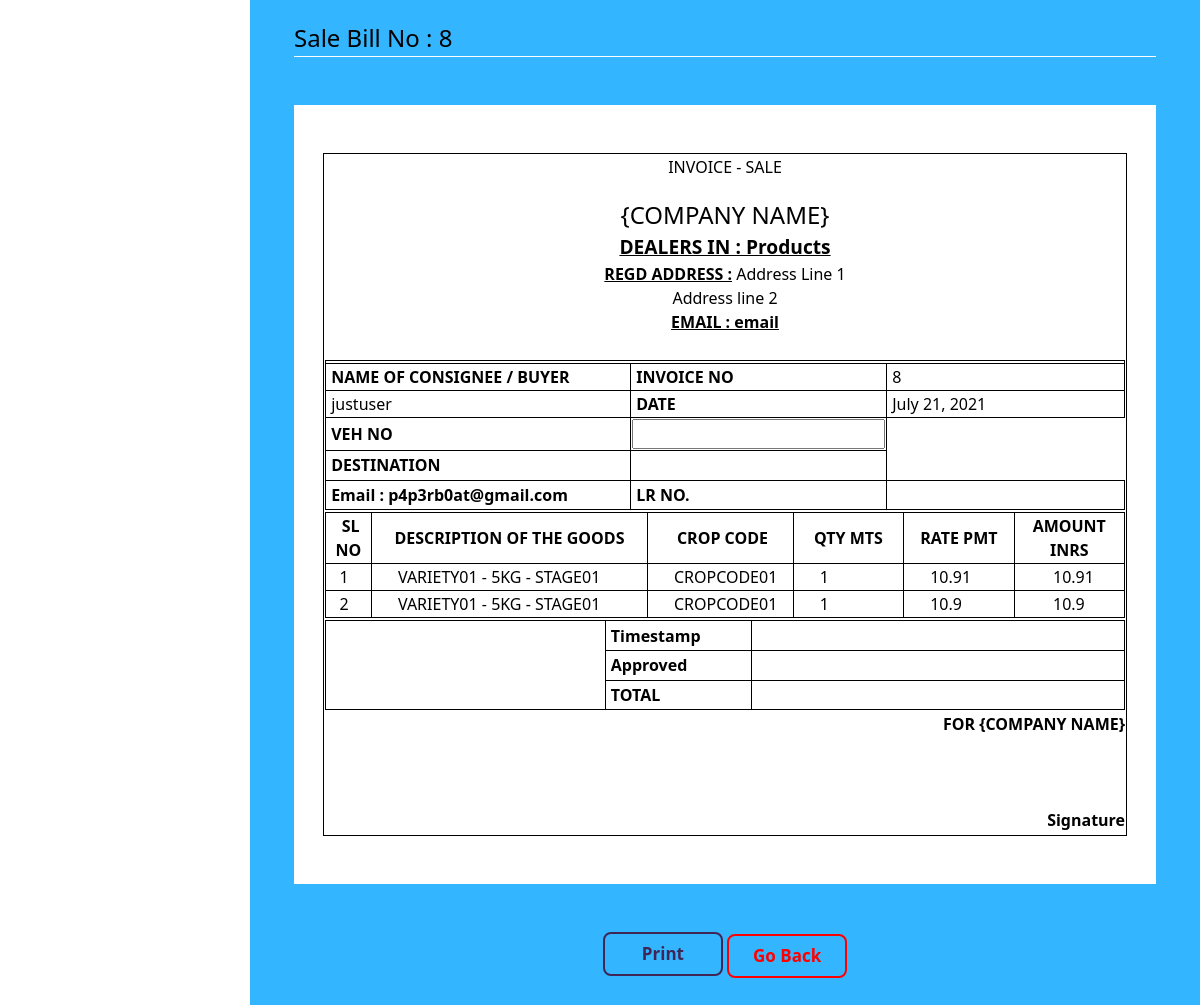
Page /sales/8 on the committed database.
### umasagar/models.py (models this page shows, shortened)
class SaleBill(models.Model):
    billno = models.AutoField(primary_key=True)
    time = models.DateTimeField(auto_now=True)
    dealer = models.ForeignKey(MyUser, on_delete = models.SET_NULL, related_name='saledealer',null = True,verbose_name = 'select user')
    name = models.CharField(max_length=150,blank = True,null = True)
    phone = models.CharField(max_length=13,blank = True,null = True)
    address = models.TextField()
    email = models.EmailField(max_length=254,blank = True,null = True)
    lrno = models.CharField(max_length = 254,blank = True,null = True,verbose_name = 'LR No.')
    vehicleno = models.CharField(max_length = 254,blank = True,null = True,verbose_name = 'Vehicle No.')
    s1approve = models.BooleanField(default = False,verbose_name = 'Approve')
    s2approve = models.BooleanField(default = False,verbose_name = 'Approve')
    logapprove = models.BooleanField(default = False,verbose_name = 'Approve')

class SaleBillDetails(models.Model):
    billno = models.ForeignKey(SaleBill, on_delete = models.CASCADE, related_name='saledetailsbillno')
    eway = models.CharField(max_length=50, blank=True, null=True)
    veh = models.CharField(max_length=50, blank=True, null=True)
    destination = models.TextField()
    po = models.CharField(max_length=50, blank=True, null=True)
    cgst = models.CharField(max_length=50, blank=True, null=True)
    sgst = models.CharField(max_length=50, blank=True, null=True)
    igst = models.CharField(max_length=50, blank=True, null=True)
    cess = models.CharField(max_length=50, blank=True, null=True)
    tcs = models.BooleanField(default = False)
    total = models.CharField(max_length=50, blank=True, null=True)

class SaleItem(models.Model):
    billno = models.ForeignKey(SaleBill, on_delete = models.CASCADE, related_name='salebillno')
    product = models.ForeignKey(Product, on_delete = models.CASCADE)
    quantity = models.IntegerField(default=1)
    perprice = models.FloatField(default=1)
    totalprice = models.FloatField(default=1)

class Product(models.Model):
	company = models.ForeignKey(Company, on_delete = models.CASCADE)
	crop_group = models.ForeignKey(CropGroup, on_delete = models.CASCADE)
	crop_code = models.ForeignKey(CropCode, on_delete = models.CASCADE)
	crop_category = models.ForeignKey(CropCategory, on_delete = models.CASCADE)
	stage = models.ForeignKey(Stage, on_delete = models.CASCADE)
	variety_code = models.OneToOneField(VarietyCode, on_delete = models.CASCADE,primary_key = True)
	uom = models.ForeignKey(UOM, on_delete = models.CASCADE)
	pack_size = models.CharField(max_length = 100)
	price = models.DecimalField(max_digits = 15,decimal_places = 2)
	def __str__(self):
		return str(self.variety_code)

class VarietyCode(models.Model):
	variety_code = models.CharField(max_length = 100,unique = True,primary_key = True)
	def __str__(self):
		return self.variety_code

class UOM(models.Model):
	uom = models.CharField(max_length = 100)
	def __str__(self):
		return self.uom

class Stage(models.Model):
	stage = models.CharField(max_length = 100)
	def __str__(self):
		return self.stage

class CropCode(models.Model):
	crop_code = models.CharField(max_length = 100)
	def __str__(self):
		return self.crop_code

### umasagar/views.py (the view)
# urls.py: path('sales/<billno>', SaleBillView.as_view(), name="sale-bill"),
class SaleBillView(View):
    template_name = "sale_bill.html"
    def get(self, request, billno):
        bill = SaleBill.objects.get(billno=billno)
        items = SaleItem.objects.filter(billno=billno)
        billdetails = SaleBillDetails.objects.get(billno=billno)
        context = {
            'bill'          : bill,
            'items'         : items,
            'billdetails'   : billdetails,
        }
        return render(request, self.template_name, context)

### umasagar/templates/sale_bill.html (shortened to what this page needs)
{% extends 'bill_base.html' %}
{% load static %}
{% block content %}
    <div style="color:black; font-style: bold; font-size: 1.5rem;  border-bottom: 1px solid white;">Sale Bill No : {{ bill.billno }}</div>
    <br><br>
    <form method="post">
        <div class="bg">
            <br><br>
            <div id="printArea" class="bg">
                <table class="outer-box inner-box" style="width: 800px; margin-left: auto; margin-right: auto;">
                    <tbody>
                        <tr style="height: 1px;">
                            <td> <p style="text-align: center;">INVOICE - SALE</p> </td>
                        </tr>
                        <tr style="text-align: center;">
                            <td >
                                <span style="font-size: 150%;">{COMPANY NAME}</span> <br>
                                <span style="font-size: 120%; font-weight: bold; text-decoration: underline;">DEALERS IN : Products</span> <br>
                                <span style="text-decoration: underline; font-weight: bold;">REGD ADDRESS :</span> Address Line 1<br>Address line 2<br>
                                <span style="text-decoration: underline; font-weight: bold;">EMAIL : email</span> <br><br>
                            </td>
                        </tr>
                        <tr>
                            <td>
                            <table class="outer-box" style="width: 800px; margin-left: auto; margin-right: auto;">
                                <tbody>
                                    <tr>
                                        <td class="inner-box" style="text-align: center; font-weight: bold;" colspan="3"></td>
                                    </tr>
                                    <tr>
                                        <td class="inner-box" style="width: 50%; font-weight: bold;">&nbsp;NAME OF CONSIGNEE / BUYER</td>
                                        <td class="inner-box" style="width: 25%; font-weight: bold;">&nbsp;INVOICE NO</td>
                                        <td class="inner-box" style="width: 25%;">&nbsp;{{ bill.billno }}</td>
                                    </tr>
                                    <tr>
                                        <td class="inner-box" style="width: 50%;">&nbsp;{{ bill.name }}</td>
                                        <td class="inner-box" style="width: 25%; font-weight: bold;">&nbsp;DATE</td>
                                        <td class="inner-box" style="width: 25%;">&nbsp;{{ bill.time.date }}</td>
                                    </tr>
                                    <tr>
                                        <td class="inner-box" style="width: 25%; font-weight: bold;">&nbsp;VEH NO</td>
                                        <td class="inner-box align-middle" style="width: 25%;"> <input type="text" name="veh" class="align-middle" style="font-weight: bold;" value="{% if billdetails.veh %}{{ billdetails.veh }}{% endif %}"> </td>
                                    </tr>
                                    <tr>
                                        <td class="inner-box" style="width: 25%; font-weight: bold;">&nbsp;DESTINATION</td>
                                        <td class="inner-box align-middle" style="width: 25%;"> <input type="text" name="destination" class="align-middle" style="border: 0; overflow: hidden;" value=""> </td>
                                    </tr>
                                    <tr>
                                        <td class="inner-box" style="font-weight: bold;">&nbsp;Email : {{ bill.email }} </td>
                                        <td class="inner-box" style="width: 25%; font-weight: bold;">&nbsp;LR NO.</td>
                                        <td class="inner-box align-middle" style="width: 25%;"> <input type="text" name="po" class="align-middle" style="border: 0; overflow: hidden;" value="{% if billdetails.po %}{{ billdetails.po }}{% endif %}"> </td>
                                    </tr>
                                </tbody>
                            </table>
                            </td>
                        </tr>
                        <tr>
                            <td>
                            <table class="outer-box" style="width: auto; margin-left: auto; margin-right: auto;">
                                <tbody>
                                    <tr>
                                        <td class="inner-box" style="width: 5%; font-weight: bold; text-align: center;">&nbsp;SL NO</td>
                                        <td class="inner-box" style="width: 30%; font-weight: bold; text-align: center;">DESCRIPTION OF THE GOODS</td>
                                        <td class="inner-box" style="width: 12%; font-weight: bold; text-align: center;">&nbsp;CROP CODE</td>
                                        <td class="inner-box" style="width: 12%; font-weight: bold; text-align: center;">QTY MTS</td>
                                        <td class="inner-box" style="width: 12%; font-weight: bold; text-align: center;">RATE PMT</td>
                                        <td class="inner-box" style="width: 12%; font-weight: bold; text-align: center;">AMOUNT INRS</td>
                                    </tr>
                                    {% for item in items %}
                                        <tr style="height: auto;">
                                            <td class="inner-box" style="width: 5%;">&nbsp;&nbsp; {{ forloop.counter }}</td>
                                            <td class="inner-box" style="width: 30%;">&nbsp; &nbsp;&nbsp;&nbsp;&nbsp;{{ item.product }} - {{item.product.uom}} - {{item.product.stage}}</td>
                                            <td class="inner-box" style="width: 12%;">&nbsp;&nbsp;&nbsp;&nbsp;&nbsp;&nbsp;{{item.product.crop_code}}</td>
                                            <td class="inner-box" style="width: 12%;">&nbsp;&nbsp;&nbsp;&nbsp;&nbsp; {{ item.quantity }}</td>
                                            <td class="inner-box" style="width: 12%;">&nbsp; &nbsp;&nbsp;&nbsp;&nbsp;{{ item.perprice }}</td>
                                            <td class="inner-box" style="width: 12%;">&nbsp;&nbsp;&nbsp;&nbsp;&nbsp;&nbsp;&nbsp;&nbsp;&nbsp;{{ item.totalprice }}</td>
                                        </tr>
                                    {% endfor %}
                                </tbody>
                            </table>
                            </td>
                        </tr>
                        <tr>
                            <td>
                            <table class="outer-box inner-box" style="width: 800px; margin-left: auto; margin-right: auto;">
                                <tbody>
                                    <tr>
                                        <td class="inner-box" style="width: 35%; text-align: center;" rowspan="6">
                                        </td>
                                    </tr>
                                    <tr>
                                        <td class="inner-box" style="font-weight: bold;">&nbsp;Timestamp </td>
                                        <td class="inner-box align-middle">&nbsp; <input type="text" name="igst" class="align-middle" pattern="[0-9]+\.[0-9]+" style="border: 0; overflow: hidden;" value="{% if billdetails.igst %}{{ billdetails.igst }}{% endif %}"></td>
                                    </tr>
                                    <tr>
                                        <td class="inner-box" style="font-weight: bold;">&nbsp;Approved</td>
                                        <td class="inner-box align-middle">&nbsp; <input type="text" name="tcs" class="align-middle" pattern="[0-9]+\.[0-9]+" style="border: 0; overflow: hidden;" value="{% if billdetails.tcs %}{{ billdetails.tcs }}{% endif %}"></td>
                                    </tr>
                                    <tr>
                                        <td class="inner-box" style="font-weight: bold;">&nbsp;TOTAL</td>
                                        <td class="inner-box align-middle">&nbsp; <input type="text" name="total" class="align-middle" pattern="[0-9]+\.[0-9]+" style="border: 0; overflow: hidden;" value="{% if billdetails.total %}{{ billdetails.total }}{% endif %}"> </td>
                                    </tr>
                                </tbody>
                            </table>
                            </td>
                        </tr>
                        <tr>
                            <td style="text-align: right;">
                                <span style="font-weight: bold;">FOR {COMPANY NAME} <br><br><br><br> Signature</span>
                            </td>
                        </tr>
                        <tr>
                            <td style="text-align: center;">
                            </td>
                        </tr>
                    </tbody>
                </table>
            </div>
            <br><br>
        </div>
        <br><br>
        <div class="wrapper">
            <button class="center ghost-blue" onclick="printpage('printArea')">Print</button>
            <a href="{% url 'umasagar:sales-list' %}" class="btn center ghost-button">Go Back</a>
        </div>
    </form>
{% endblock %}

### assets/css/main.css (style rules this page uses)
body, html { height: 100%; }
p { color:black; }
a { color:#402657; }
.align-middle { text-align: center; }
.ghost-button { color: red; background-color: transparent; border: 2px solid red; font-size: 17px; padding: 7px 12px; font-weight: bolder; transition-duration: 0.2s; display: inline-block; text-decoration: none; font-family: 'Open Sans', sans-serif; min-width: 120px; border-radius: 8px; }
.ghost-blue { color: #402657; background-color: transparent; border: 2px solid #402657; font-size: 17px; padding: 7px 12px; font-weight: bolder; transition-duration: 0.2s; display: inline-block; text-decoration: none; font-family: 'Open Sans', sans-serif; min-width: 120px; border-radius: 8px; }

### assets/css/bill.css (style rules this page uses)
.outer-box { border-collapse: collapse; }
.inner-box { border: 1px solid #000; }
.wrapper { text-align: center; }
.center { position: relative; }
.bg { background-color: #fff; color: #000; }
p { background-color: #fff; color: #000; }

### rows in the picture
SaleBill: billno "8", name "justuser", time "July 21, 2021", email "p4p3rb0at@gmail.com"
SaleItem: product "VARIETY01", product.uom "5KG", product.stage "STAGE01", product.crop_code "CROPCODE01", quantity "1", perprice "10.91", totalprice "10.91"
SaleItem: product "VARIETY01", product.uom "5KG", product.stage "STAGE01", product.crop_code "CROPCODE01", quantity "1", perprice "10.9", totalprice "10.9"
